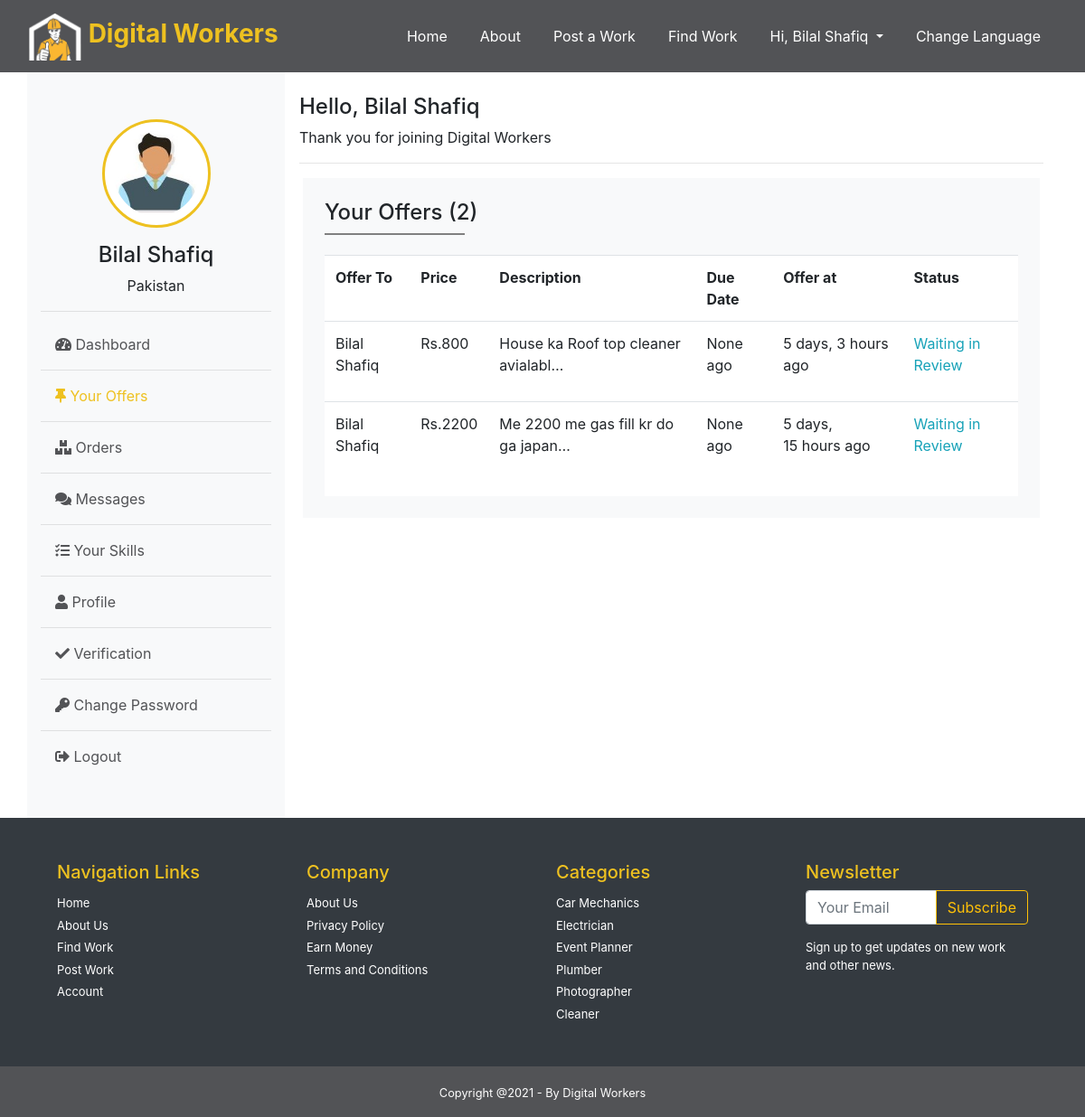
Before: /worker/offers (signed in) with the older database file.
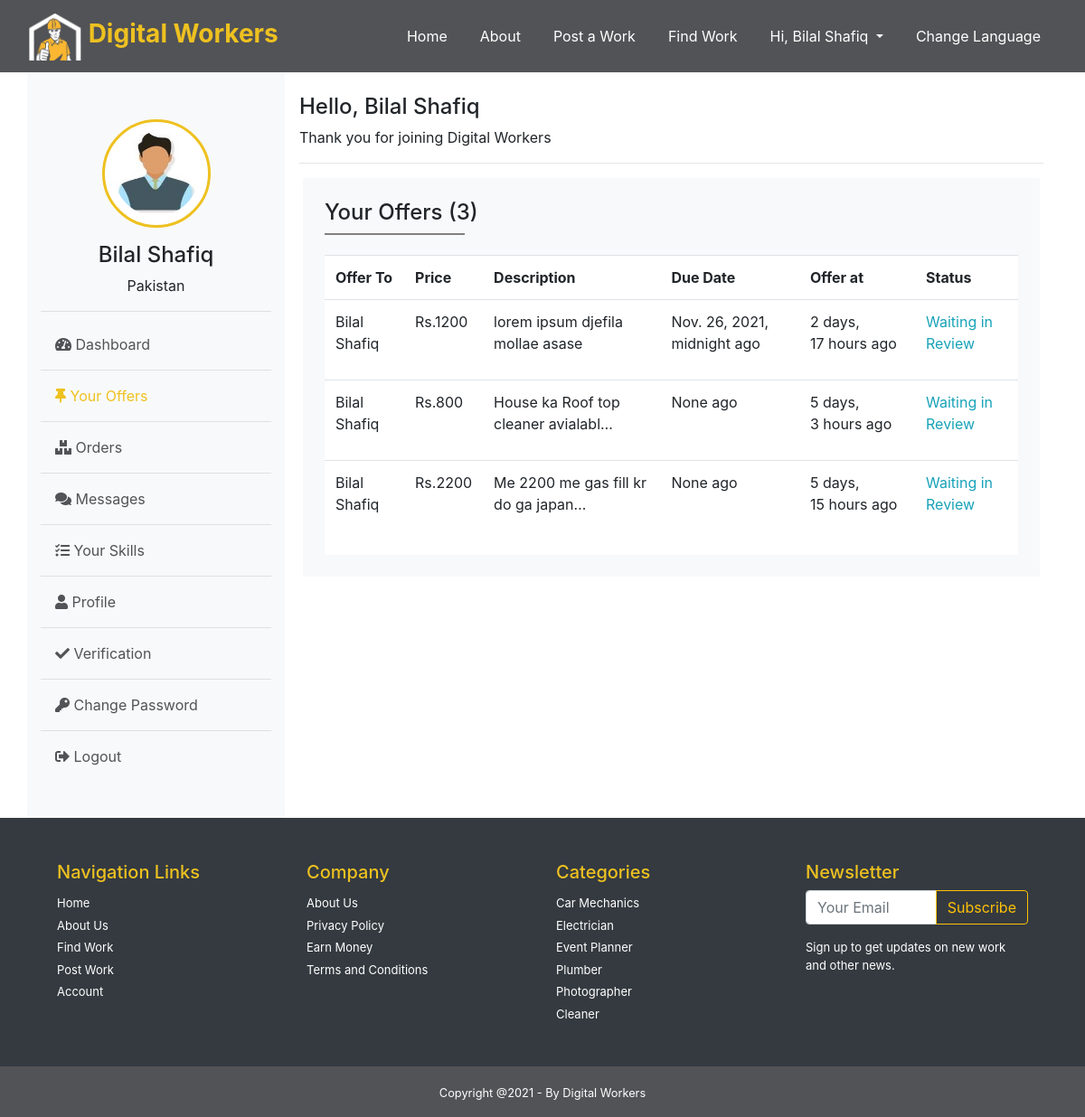
After: the same page with the newer database file.
### Worker/models.py (models this page shows, shortened)
class Offer(models.Model):
    id = models.BigAutoField(primary_key=True)
    budget = models.IntegerField( null=True)
    due_date = models.DateTimeField( null=True)
    description = models.TextField( null=True)
    offer_by = models.ForeignKey(settings.AUTH_USER_MODEL, on_delete=models.CASCADE, null=True)
    work = models.ForeignKey(Work, on_delete=models.CASCADE, null=True)
    offer_at = models.DateTimeField(auto_now_add=True)
    offer_to = models.CharField(max_length=120, null=True)
    is_accepted=models.BooleanField( default=False)

### Home/models.py (models this page shows, shortened)
class User(AbstractBaseUser):
    id = models.BigAutoField(primary_key=True)
    name = models.CharField(max_length=30, blank=True)
    email = models.EmailField(max_length=60, unique=True, blank=False)
    date_joined =models.DateTimeField(auto_now_add=True)
    last_login =models.DateTimeField(auto_now=True,blank=True)
    is_admin = BooleanField(default=False)
    is_active = BooleanField(default=True)
    is_staff = BooleanField(default=False)
    is_superuser = BooleanField(default=False)
    role = models.CharField(max_length=30, default='User', blank=True)
    USERNAME_FIELD = 'email'
    REQUIRED_FIELDS= [ 'name','role']
    objects  = MyUserManager()

### Middlewares/auth_worker.py (the view)
    def middleware(request):
        if not request.user.is_authenticated:
            messages.error(request, 'You need to login as Worker!')
            return redirect('login')
        elif request.user.role != 'worker':
            messages.error(request, 'You need to login as Worker!')
            return redirect('login')
        response = get_response(request)
        return response

### Middlewares/auth_worker.py (called while the page is built)
def auth_middleware(get_response):
    def middleware(request):
        if not request.user.is_authenticated:
            messages.error(request, 'You need to login as Worker!')
            return redirect('login')
        elif request.user.role != 'worker':
            messages.error(request, 'You need to login as Worker!')
            return redirect('login')
        response = get_response(request)
        return response
    return middleware

### Worker/views.py (called while the page is built)
@auth_middleware
def offers(request):
    print("Worker offers called")
    context={
        "offers":Offer.objects.filter(offer_by=request.user).order_by('-offer_at'),
    }
    return render(request,"Worker/offers.html", context)

### templates/Worker/offers.html (shortened to what this page needs)
{% extends 'Worker/layout.html' %}
{% block offers %}active{% endblock offers %}
{% load static %}
{% block body %}
<div class="box m-1 bg-light  p-4" >
    <h4>Your Offers ({{offers.count}}) </h4>
    <hr style="width: 20%; float:left; margin:0;border:1px solid gray;"> <br>
        <div class="tab-content" id="pills-tabContent">
            <div class="tab-pane fade show active bg-white" id="pills-home" role="tabpanel" aria-labelledby="pills-home-tab">
                <div class="table-responsive">
                <table class="table ">
                    <tr>
                        <th>Offer To</th>
                        <th>Price</th>
                        <th>Description</th>
                        <th>Due Date</th>
                        <th>Offer at</th>
                        <th>Status</th>
                    </tr>
                    {% if offers %}
                    {% for offer in offers %}
                    <tr>
                        <td>{{offer.offer_by.name}}</td>
                        <td>Rs.{{offer.budget}}</td>
                        <td> {{offer.description|truncatechars:35 }}</td>
                        <td>{{offer.due_date}} ago</td>
                        <td>{{offer.offer_at|timesince}} ago</td>
                        {% if offer.is_accepted == True %}
                            <td><b class="text-success">Accepted<b><br><a href="" class="btn btn-sm btn-info text-white">Send Message</a></td>  </tr>
                        {% else %}
                            <td><p class="text-info">Waiting in Review<p></td>  </tr>
                        {% endif %}
                    {% endfor %}
                    {% else %}
                    <h6 class="text-danger">No Result Found</h6>
                    {% endif %}
                </table>
                </div>
            </div>
        </div>
</div>
{% endblock body %}

Changed rows visible on the page:
added Offer: offer_by.name "Bilal Shafiq", budget "1200", description "lorem ipsum djefila mollae asase", due_date "Nov. 26, 2021, midnight", offer_at "2 days, 17 hours", is_accepted "Waiting in Review"
Other visible differences:
{{ offers.count }}: "2" → "3"
